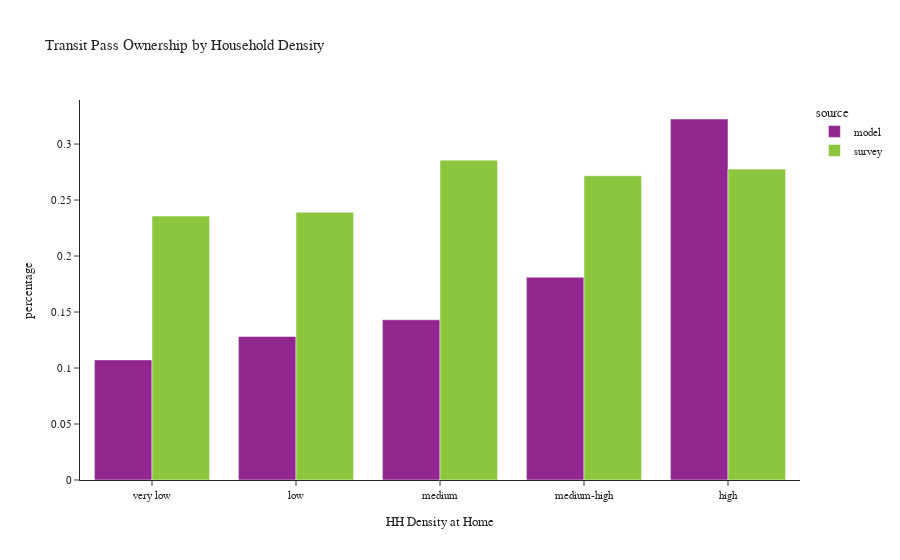

Write notebook code for a chart like this one.
### Code cell
plot_transit_pass(person, 'hh_density_group', 'Household Density', 'HH Density at Home')

### Figure 1 — Plotly figure (JSON) as saved in the notebook; plotly's stock layout.template omitted (floating-point values rounded to 4 significant figures)
{"data": [{"alignmentgroup": "True", "customdata": [[64399], [78658], [171885], [195780], [277059]], "hovertemplate": "source=model<br>hh_density_group=%{x}<br>percentage=%{y}<br>sample count=%{customdata[0]}<extra></extra>", "legendgroup": "model", "marker": {"color": "#91268F", "pattern": {"shape": ""}}, "name": "model", "offsetgroup": "model", "orientation": "v", "showlegend": true, "textposition": "auto", "type": "bar", "x": ["very low", "low", "medium", "medium-high", "high"], "xaxis": "x", "y": [0.1073, 0.1282, 0.1431, 0.1811, 0.3224], "yaxis": "y"}, {"alignmentgroup": "True", "customdata": [[116], [172], [298], [313], [617]], "hovertemplate": "source=survey<br>hh_density_group=%{x}<br>percentage=%{y}<br>sample count=%{customdata[0]}<extra></extra>", "legendgroup": "survey", "marker": {"color": "#8CC63E", "pattern": {"shape": ""}}, "name": "survey", "offsetgroup": "survey", "orientation": "v", "showlegend": true, "textposition": "auto", "type": "bar", "x": ["very low", "low", "medium", "medium-high", "high"], "xaxis": "x", "y": [0.2357, 0.239, 0.2856, 0.2717, 0.2777], "yaxis": "y"}], "layout": {"barmode": "group", "legend": {"title": {"text": "source"}, "tracegroupgap": 0}, "title": {"text": "Transit Pass Ownership by Household Density"}, "xaxis": {"anchor": "y", "domain": [0.0, 1.0], "title": {"text": "HH Density at Home"}}, "yaxis": {"anchor": "x", "domain": [0.0, 1.0], "title": {"text": "percentage"}}}}
